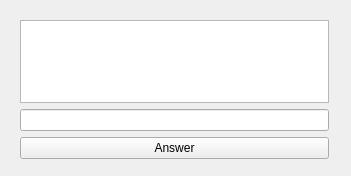
<?xml version="1.0" encoding="UTF-8"?>
<ui version="4.0">
 <class>AnswerPromptClass</class>
 <widget class="QWidget" name="AnswerPromptClass">
  <property name="geometry">
   <rect>
    <x>0</x>
    <y>0</y>
    <width>351</width>
    <height>176</height>
   </rect>
  </property>
  <property name="windowTitle">
   <string>AnswerPrompt</string>
  </property>
  <widget class="QWidget" name="verticalLayoutWidget">
   <property name="geometry">
    <rect>
     <x>9</x>
     <y>9</y>
     <width>331</width>
     <height>161</height>
    </rect>
   </property>
   <layout class="QVBoxLayout" name="verticalLayout">
    <item>
     <widget class="QTextEdit" name="textEdit"/>
    </item>
    <item>
     <widget class="QLineEdit" name="lineEdit"/>
    </item>
    <item>
     <widget class="QPushButton" name="pushButton">
      <property name="text">
       <string>Answer</string>
      </property>
     </widget>
    </item>
   </layout>
  </widget>
 </widget>
 <layoutdefault spacing="6" margin="11"/>
 <resources/>
 <connections/>
</ui>
